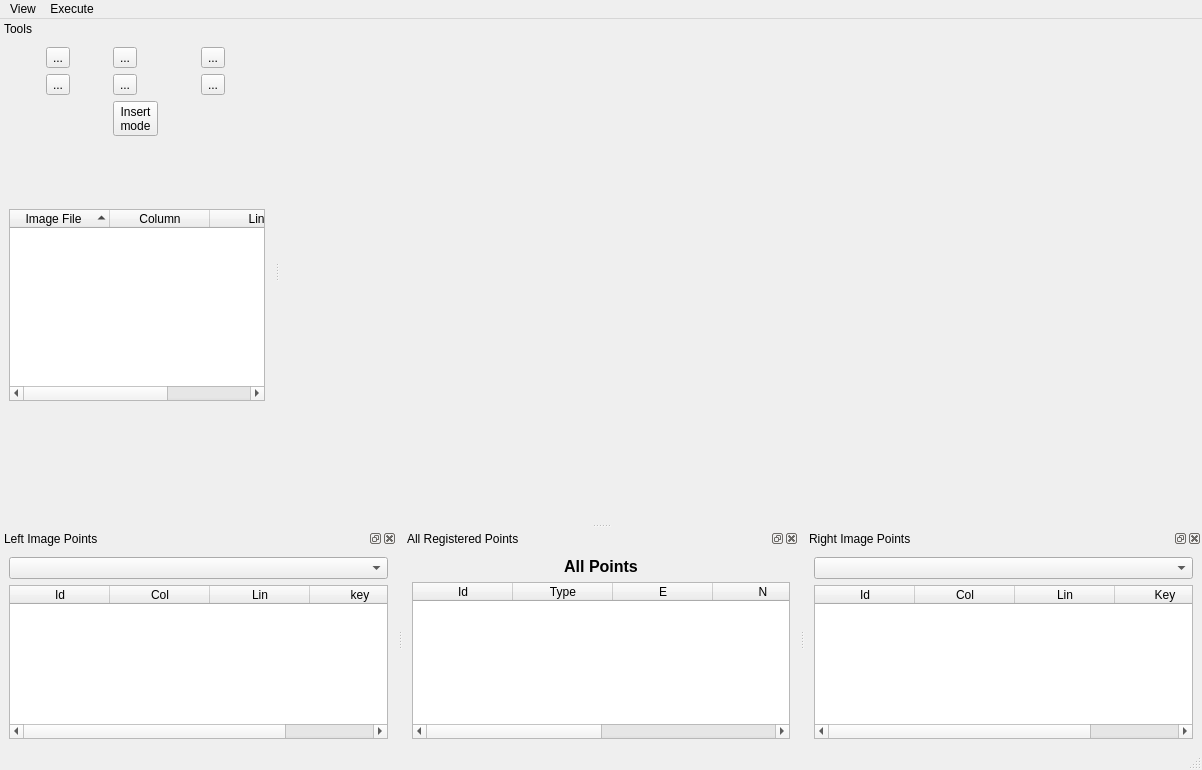
<?xml version="1.0" encoding="UTF-8"?>
<ui version="4.0">
 <class>PTMainWindow</class>
 <widget class="QMainWindow" name="PTMainWindow">
  <property name="geometry">
   <rect>
    <x>0</x>
    <y>0</y>
    <width>1202</width>
    <height>770</height>
   </rect>
  </property>
  <property name="windowTitle">
   <string>MainWindow</string>
  </property>
  <property name="autoFillBackground">
   <bool>true</bool>
  </property>
  <widget class="QWidget" name="centralwidget">
   <property name="maximumSize">
    <size>
     <width>16777215</width>
     <height>16777215</height>
    </size>
   </property>
   <layout class="QHBoxLayout" name="horizontalLayout">
    <item>
     <layout class="QVBoxLayout" name="viewerLayout"/>
    </item>
   </layout>
  </widget>
  <widget class="QMenuBar" name="menubar">
   <property name="geometry">
    <rect>
     <x>0</x>
     <y>0</y>
     <width>1202</width>
     <height>21</height>
    </rect>
   </property>
   <widget class="QMenu" name="menuView">
    <property name="title">
     <string>View</string>
    </property>
   </widget>
   <widget class="QMenu" name="menuExecute">
    <property name="title">
     <string>Execute</string>
    </property>
    <addaction name="actionCalculateFotoTri"/>
   </widget>
   <addaction name="menuView"/>
   <addaction name="menuExecute"/>
  </widget>
  <widget class="QStatusBar" name="statusBar"/>
  <widget class="QDockWidget" name="leftImageDock">
   <property name="features">
    <set>QDockWidget::AllDockWidgetFeatures</set>
   </property>
   <property name="allowedAreas">
    <set>Qt::BottomDockWidgetArea</set>
   </property>
   <property name="windowTitle">
    <string>Left Image Points</string>
   </property>
   <attribute name="dockWidgetArea">
    <number>8</number>
   </attribute>
   <widget class="QWidget" name="dockWidgetContents_7">
    <layout class="QVBoxLayout" name="verticalLayout">
     <item>
      <widget class="QComboBox" name="leftImageComboBox"/>
     </item>
     <item>
      <widget class="br::uerj::eng::efoto::ETableWidget" name="leftImageTableWidget">
       <property name="focusPolicy">
        <enum>Qt::StrongFocus</enum>
       </property>
       <property name="toolTip">
        <string comment="disambi" extracomment="comment">&lt;!DOCTYPE HTML PUBLIC &quot;-//W3C//DTD HTML 4.0//EN&quot; &quot;http://www.w3.org/TR/REC-html40/strict.dtd&quot;&gt;
&lt;html&gt;&lt;head&gt;&lt;meta name=&quot;qrichtext&quot; content=&quot;1&quot; /&gt;&lt;style type=&quot;text/css&quot;&gt;
p, li { white-space: pre-wrap; }
&lt;/style&gt;&lt;/head&gt;&lt;body style=&quot; font-family:'Sans'; font-size:10pt; font-weight:400; font-style:normal;&quot;&gt;
&lt;p style=&quot; margin-top:0px; margin-bottom:0px; margin-left:0px; margin-right:0px; -qt-block-indent:0; text-indent:0px;&quot;&gt;&lt;span style=&quot; color:#000000;&quot;&gt;Table with image's points&lt;/span&gt;&lt;/p&gt;&lt;/body&gt;&lt;/html&gt;</string>
       </property>
       <property name="editTriggers">
        <set>QAbstractItemView::NoEditTriggers</set>
       </property>
       <property name="showDropIndicator" stdset="0">
        <bool>false</bool>
       </property>
       <property name="dragDropOverwriteMode">
        <bool>false</bool>
       </property>
       <property name="sortingEnabled">
        <bool>true</bool>
       </property>
       <property name="rowCount">
        <number>0</number>
       </property>
       <property name="columnCount">
        <number>4</number>
       </property>
       <column>
        <property name="text">
         <string>Id</string>
        </property>
       </column>
       <column>
        <property name="text">
         <string>Col</string>
        </property>
       </column>
       <column>
        <property name="text">
         <string>Lin</string>
        </property>
       </column>
       <column>
        <property name="text">
         <string>key</string>
        </property>
       </column>
      </widget>
     </item>
    </layout>
   </widget>
  </widget>
  <widget class="QDockWidget" name="pointsDock">
   <property name="features">
    <set>QDockWidget::AllDockWidgetFeatures</set>
   </property>
   <property name="allowedAreas">
    <set>Qt::BottomDockWidgetArea</set>
   </property>
   <property name="windowTitle">
    <string>All Registered Points</string>
   </property>
   <attribute name="dockWidgetArea">
    <number>8</number>
   </attribute>
   <widget class="QWidget" name="dockWidgetContents_8">
    <layout class="QVBoxLayout" name="verticalLayout_2">
     <item>
      <widget class="QLabel" name="label_2">
       <property name="text">
        <string>&lt;!DOCTYPE HTML PUBLIC &quot;-//W3C//DTD HTML 4.0//EN&quot; &quot;http://www.w3.org/TR/REC-html40/strict.dtd&quot;&gt;
&lt;html&gt;&lt;head&gt;&lt;meta name=&quot;qrichtext&quot; content=&quot;1&quot; /&gt;&lt;style type=&quot;text/css&quot;&gt;
p, li { white-space: pre-wrap; }
&lt;/style&gt;&lt;/head&gt;&lt;body style=&quot; font-family:'MS Shell Dlg 2'; font-size:8.25pt; font-weight:400; font-style:normal;&quot;&gt;
&lt;p align=&quot;center&quot; style=&quot; margin-top:0px; margin-bottom:0px; margin-left:0px; margin-right:0px; -qt-block-indent:0; text-indent:0px;&quot;&gt;&lt;span style=&quot; font-size:12pt; font-weight:600;&quot;&gt;All Points&lt;/span&gt;&lt;/p&gt;&lt;/body&gt;&lt;/html&gt;</string>
       </property>
      </widget>
     </item>
     <item>
      <widget class="br::uerj::eng::efoto::ETableWidget" name="pointsTableWidget">
       <property name="toolTip">
        <string>&lt;!DOCTYPE HTML PUBLIC &quot;-//W3C//DTD HTML 4.0//EN&quot; &quot;http://www.w3.org/TR/REC-html40/strict.dtd&quot;&gt;
&lt;html&gt;&lt;head&gt;&lt;meta name=&quot;qrichtext&quot; content=&quot;1&quot; /&gt;&lt;style type=&quot;text/css&quot;&gt;
p, li { white-space: pre-wrap; }
&lt;/style&gt;&lt;/head&gt;&lt;body style=&quot; font-family:'Sans'; font-size:10pt; font-weight:400; font-style:normal;&quot;&gt;
&lt;p style=&quot; margin-top:0px; margin-bottom:0px; margin-left:0px; margin-right:0px; -qt-block-indent:0; text-indent:0px;&quot;&gt;&lt;span style=&quot; color:#000000;&quot;&gt;Table with all points&lt;/span&gt;&lt;/p&gt;&lt;/body&gt;&lt;/html&gt;</string>
       </property>
       <property name="sortingEnabled">
        <bool>true</bool>
       </property>
       <property name="rowCount">
        <number>0</number>
       </property>
       <property name="columnCount">
        <number>6</number>
       </property>
       <column>
        <property name="text">
         <string>Id</string>
        </property>
       </column>
       <column>
        <property name="text">
         <string>Type</string>
        </property>
       </column>
       <column>
        <property name="text">
         <string>E</string>
        </property>
       </column>
       <column>
        <property name="text">
         <string>N</string>
        </property>
       </column>
       <column>
        <property name="text">
         <string>H</string>
        </property>
       </column>
       <column>
        <property name="text">
         <string>keys</string>
        </property>
       </column>
      </widget>
     </item>
    </layout>
   </widget>
  </widget>
  <widget class="QDockWidget" name="rightImageDock">
   <property name="features">
    <set>QDockWidget::AllDockWidgetFeatures</set>
   </property>
   <property name="allowedAreas">
    <set>Qt::BottomDockWidgetArea</set>
   </property>
   <property name="windowTitle">
    <string>Right Image Points</string>
   </property>
   <attribute name="dockWidgetArea">
    <number>8</number>
   </attribute>
   <widget class="QWidget" name="dockWidgetContents_9">
    <layout class="QVBoxLayout" name="verticalLayout_3">
     <item>
      <widget class="QComboBox" name="rightImageComboBox"/>
     </item>
     <item>
      <widget class="br::uerj::eng::efoto::ETableWidget" name="rightImageTableWidget">
       <property name="toolTip">
        <string>&lt;!DOCTYPE HTML PUBLIC &quot;-//W3C//DTD HTML 4.0//EN&quot; &quot;http://www.w3.org/TR/REC-html40/strict.dtd&quot;&gt;
&lt;html&gt;&lt;head&gt;&lt;meta name=&quot;qrichtext&quot; content=&quot;1&quot; /&gt;&lt;style type=&quot;text/css&quot;&gt;
p, li { white-space: pre-wrap; }
&lt;/style&gt;&lt;/head&gt;&lt;body style=&quot; font-family:'Sans'; font-size:10pt; font-weight:400; font-style:normal;&quot;&gt;
&lt;p style=&quot; margin-top:0px; margin-bottom:0px; margin-left:0px; margin-right:0px; -qt-block-indent:0; text-indent:0px;&quot;&gt;&lt;span style=&quot; color:#000000;&quot;&gt;Table with image's points&lt;/span&gt;&lt;/p&gt;&lt;/body&gt;&lt;/html&gt;</string>
       </property>
       <property name="sortingEnabled">
        <bool>true</bool>
       </property>
       <property name="rowCount">
        <number>0</number>
       </property>
       <property name="columnCount">
        <number>4</number>
       </property>
       <column>
        <property name="text">
         <string>Id</string>
        </property>
       </column>
       <column>
        <property name="text">
         <string>Col</string>
        </property>
       </column>
       <column>
        <property name="text">
         <string>Lin</string>
        </property>
       </column>
       <column>
        <property name="text">
         <string>Key</string>
        </property>
       </column>
      </widget>
     </item>
    </layout>
   </widget>
  </widget>
  <widget class="QDockWidget" name="toolsDockWidget">
   <property name="sizePolicy">
    <sizepolicy hsizetype="Expanding" vsizetype="Preferred">
     <horstretch>0</horstretch>
     <verstretch>0</verstretch>
    </sizepolicy>
   </property>
   <property name="minimumSize">
    <size>
     <width>237</width>
     <height>504</height>
    </size>
   </property>
   <property name="maximumSize">
    <size>
     <width>500</width>
     <height>524287</height>
    </size>
   </property>
   <property name="baseSize">
    <size>
     <width>200</width>
     <height>300</height>
    </size>
   </property>
   <property name="features">
    <set>QDockWidget::DockWidgetMovable</set>
   </property>
   <property name="allowedAreas">
    <set>Qt::LeftDockWidgetArea|Qt::RightDockWidgetArea</set>
   </property>
   <property name="windowTitle">
    <string>Tools</string>
   </property>
   <attribute name="dockWidgetArea">
    <number>1</number>
   </attribute>
   <widget class="QWidget" name="dockWidgetContents_2">
    <layout class="QVBoxLayout" name="verticalLayout_5">
     <item>
      <layout class="QGridLayout" name="gridLayout">
       <property name="sizeConstraint">
        <enum>QLayout::SetFixedSize</enum>
       </property>
       <item row="0" column="0">
        <widget class="QToolButton" name="markToolButton">
         <property name="toolTip">
          <string>&lt;!DOCTYPE HTML PUBLIC &quot;-//W3C//DTD HTML 4.0//EN&quot; &quot;http://www.w3.org/TR/REC-html40/strict.dtd&quot;&gt;
&lt;html&gt;&lt;head&gt;&lt;meta name=&quot;qrichtext&quot; content=&quot;1&quot; /&gt;&lt;style type=&quot;text/css&quot;&gt;
p, li { white-space: pre-wrap; }
&lt;/style&gt;&lt;/head&gt;&lt;body style=&quot; font-family:'Sans'; font-size:10pt; font-weight:400; font-style:normal;&quot;&gt;
&lt;p style=&quot; margin-top:0px; margin-bottom:0px; margin-left:0px; margin-right:0px; -qt-block-indent:0; text-indent:0px;&quot;&gt;&lt;span style=&quot; color:#000000;&quot;&gt;Create a photogrammetric point in project&lt;/span&gt;&lt;/p&gt;&lt;/body&gt;&lt;/html&gt;</string>
         </property>
         <property name="text">
          <string>...</string>
         </property>
         <property name="icon">
          <iconset resource="../resource/resource.qrc">
           <normaloff>:/icon/mark.png</normaloff>:/icon/mark.png</iconset>
         </property>
         <property name="iconSize">
          <size>
           <width>32</width>
           <height>32</height>
          </size>
         </property>
        </widget>
       </item>
       <item row="2" column="1">
        <widget class="QToolButton" name="viewReportToolButton">
         <property name="text">
          <string>...</string>
         </property>
         <property name="icon">
          <iconset resource="../resource/resource.qrc">
           <normaloff>:/icon/table.png</normaloff>:/icon/table.png</iconset>
         </property>
         <property name="iconSize">
          <size>
           <width>32</width>
           <height>32</height>
          </size>
         </property>
        </widget>
       </item>
       <item row="2" column="0">
        <widget class="QToolButton" name="saveMarksButton">
         <property name="toolTip">
          <string>&lt;!DOCTYPE HTML PUBLIC &quot;-//W3C//DTD HTML 4.0//EN&quot; &quot;http://www.w3.org/TR/REC-html40/strict.dtd&quot;&gt;
&lt;html&gt;&lt;head&gt;&lt;meta name=&quot;qrichtext&quot; content=&quot;1&quot; /&gt;&lt;style type=&quot;text/css&quot;&gt;
p, li { white-space: pre-wrap; }
&lt;/style&gt;&lt;/head&gt;&lt;body style=&quot; font-family:'MS Shell Dlg 2'; font-size:8.25pt; font-weight:400; font-style:normal;&quot;&gt;
&lt;p style=&quot; margin-top:0px; margin-bottom:0px; margin-left:0px; margin-right:0px; -qt-block-indent:0; text-indent:0px;&quot;&gt;&lt;span style=&quot; color:#000000;&quot;&gt;Save only marks&lt;/span&gt;&lt;/p&gt;&lt;/body&gt;&lt;/html&gt;</string>
         </property>
         <property name="text">
          <string>...</string>
         </property>
         <property name="icon">
          <iconset resource="../resource/resource.qrc">
           <normaloff>:/icon/filesave</normaloff>:/icon/filesave</iconset>
         </property>
         <property name="iconSize">
          <size>
           <width>32</width>
           <height>32</height>
          </size>
         </property>
        </widget>
       </item>
       <item row="2" column="2">
        <widget class="QToolButton" name="exportToKmlButton">
         <property name="toolTip">
          <string>&lt;!DOCTYPE HTML PUBLIC &quot;-//W3C//DTD HTML 4.0//EN&quot; &quot;http://www.w3.org/TR/REC-html40/strict.dtd&quot;&gt;
&lt;html&gt;&lt;head&gt;&lt;meta name=&quot;qrichtext&quot; content=&quot;1&quot; /&gt;&lt;style type=&quot;text/css&quot;&gt;
p, li { white-space: pre-wrap; }
&lt;/style&gt;&lt;/head&gt;&lt;body style=&quot; font-family:'MS Shell Dlg 2'; font-size:8.25pt; font-weight:400; font-style:normal;&quot;&gt;
&lt;p style=&quot; margin-top:0px; margin-bottom:0px; margin-left:0px; margin-right:0px; -qt-block-indent:0; text-indent:0px;&quot;&gt;&lt;span style=&quot; font-size:8pt; font-weight:600; color:#000000;&quot;&gt;Make a google Earthfile with marks and images limits&lt;/span&gt;&lt;/p&gt;&lt;/body&gt;&lt;/html&gt;</string>
         </property>
         <property name="text">
          <string>...</string>
         </property>
         <property name="icon">
          <iconset resource="../resource/resource.qrc">
           <normaloff>:/icon/google_earth_icon.png</normaloff>:/icon/google_earth_icon.png</iconset>
         </property>
         <property name="iconSize">
          <size>
           <width>32</width>
           <height>32</height>
          </size>
         </property>
        </widget>
       </item>
       <item row="3" column="1">
        <widget class="QToolButton" name="insertPointInButton">
         <property name="toolTip">
          <string>&lt;!DOCTYPE HTML PUBLIC &quot;-//W3C//DTD HTML 4.0//EN&quot; &quot;http://www.w3.org/TR/REC-html40/strict.dtd&quot;&gt;
&lt;html&gt;&lt;head&gt;&lt;meta name=&quot;qrichtext&quot; content=&quot;1&quot; /&gt;&lt;style type=&quot;text/css&quot;&gt;
p, li { white-space: pre-wrap; }
&lt;/style&gt;&lt;/head&gt;&lt;body style=&quot; font-family:'Sans'; font-size:10pt; font-weight:400; font-style:normal;&quot;&gt;
&lt;p style=&quot; margin-top:0px; margin-bottom:0px; margin-left:0px; margin-right:0px; -qt-block-indent:0; text-indent:0px;&quot;&gt;&lt;span style=&quot; color:#000000;&quot;&gt;Change to insertion mode to ON or OFF&lt;/span&gt;&lt;/p&gt;&lt;/body&gt;&lt;/html&gt;</string>
         </property>
         <property name="statusTip">
          <string/>
         </property>
         <property name="text">
          <string>Insert
mode</string>
         </property>
         <property name="checkable">
          <bool>true</bool>
         </property>
         <property name="popupMode">
          <enum>QToolButton::InstantPopup</enum>
         </property>
         <property name="toolButtonStyle">
          <enum>Qt::ToolButtonTextOnly</enum>
         </property>
         <property name="autoRaise">
          <bool>false</bool>
         </property>
         <property name="arrowType">
          <enum>Qt::LeftArrow</enum>
         </property>
        </widget>
       </item>
       <item row="0" column="1">
        <widget class="QToolButton" name="flightDirectionToolButton">
         <property name="text">
          <string>...</string>
         </property>
         <property name="icon">
          <iconset resource="../resource/resource.qrc">
           <normaloff>:/icon/fd.png</normaloff>:/icon/fd.png</iconset>
         </property>
         <property name="iconSize">
          <size>
           <width>32</width>
           <height>32</height>
          </size>
         </property>
        </widget>
       </item>
       <item row="0" column="2">
        <widget class="QToolButton" name="calculateFotoTriToolButton">
         <property name="text">
          <string>...</string>
         </property>
         <property name="icon">
          <iconset resource="../resource/resource.qrc">
           <normaloff>:/icon/exterior.png</normaloff>:/icon/exterior.png</iconset>
         </property>
         <property name="iconSize">
          <size>
           <width>32</width>
           <height>32</height>
          </size>
         </property>
        </widget>
       </item>
      </layout>
     </item>
     <item>
      <spacer name="verticalSpacer_2">
       <property name="orientation">
        <enum>Qt::Vertical</enum>
       </property>
       <property name="sizeType">
        <enum>QSizePolicy::Fixed</enum>
       </property>
       <property name="sizeHint" stdset="0">
        <size>
         <width>20</width>
         <height>44</height>
        </size>
       </property>
      </spacer>
     </item>
     <item>
      <layout class="QVBoxLayout" name="verticalLayout_4">
       <item>
        <widget class="QLabel" name="pointIdLabel">
         <property name="sizePolicy">
          <sizepolicy hsizetype="Preferred" vsizetype="Fixed">
           <horstretch>0</horstretch>
           <verstretch>0</verstretch>
          </sizepolicy>
         </property>
         <property name="minimumSize">
          <size>
           <width>0</width>
           <height>17</height>
          </size>
         </property>
         <property name="maximumSize">
          <size>
           <width>16777215</width>
           <height>17</height>
          </size>
         </property>
         <property name="text">
          <string/>
         </property>
         <property name="alignment">
          <set>Qt::AlignCenter</set>
         </property>
        </widget>
       </item>
       <item>
        <widget class="QTreeWidget" name="imagesPointTreeWidget">
         <property name="sizePolicy">
          <sizepolicy hsizetype="Expanding" vsizetype="MinimumExpanding">
           <horstretch>0</horstretch>
           <verstretch>0</verstretch>
          </sizepolicy>
         </property>
         <property name="maximumSize">
          <size>
           <width>16777215</width>
           <height>300</height>
          </size>
         </property>
         <property name="autoScroll">
          <bool>true</bool>
         </property>
         <property name="editTriggers">
          <set>QAbstractItemView::NoEditTriggers</set>
         </property>
         <property name="showDropIndicator" stdset="0">
          <bool>false</bool>
         </property>
         <property name="dragDropMode">
          <enum>QAbstractItemView::NoDragDrop</enum>
         </property>
         <property name="alternatingRowColors">
          <bool>true</bool>
         </property>
         <property name="selectionMode">
          <enum>QAbstractItemView::SingleSelection</enum>
         </property>
         <property name="indentation">
          <number>0</number>
         </property>
         <property name="rootIsDecorated">
          <bool>true</bool>
         </property>
         <property name="uniformRowHeights">
          <bool>true</bool>
         </property>
         <property name="itemsExpandable">
          <bool>true</bool>
         </property>
         <property name="sortingEnabled">
          <bool>true</bool>
         </property>
         <property name="animated">
          <bool>true</bool>
         </property>
         <property name="wordWrap">
          <bool>true</bool>
         </property>
         <property name="columnCount">
          <number>4</number>
         </property>
         <attribute name="headerShowSortIndicator" stdset="0">
          <bool>true</bool>
         </attribute>
         <attribute name="headerStretchLastSection">
          <bool>true</bool>
         </attribute>
         <column>
          <property name="text">
           <string>Image File</string>
          </property>
          <property name="textAlignment">
           <set>AlignHCenter|AlignVCenter|AlignCenter</set>
          </property>
         </column>
         <column>
          <property name="text">
           <string notr="true">Column</string>
          </property>
          <property name="textAlignment">
           <set>AlignHCenter|AlignVCenter|AlignCenter</set>
          </property>
         </column>
         <column>
          <property name="text">
           <string notr="true">Line</string>
          </property>
          <property name="textAlignment">
           <set>AlignHCenter|AlignVCenter|AlignCenter</set>
          </property>
         </column>
         <column>
          <property name="text">
           <string notr="true">Image Key</string>
          </property>
          <property name="textAlignment">
           <set>AlignHCenter|AlignVCenter|AlignCenter</set>
          </property>
         </column>
        </widget>
       </item>
      </layout>
     </item>
     <item>
      <spacer name="verticalSpacer">
       <property name="orientation">
        <enum>Qt::Vertical</enum>
       </property>
       <property name="sizeType">
        <enum>QSizePolicy::Expanding</enum>
       </property>
       <property name="sizeHint" stdset="0">
        <size>
         <width>20</width>
         <height>40</height>
        </size>
       </property>
      </spacer>
     </item>
    </layout>
   </widget>
  </widget>
  <action name="actionSet_Mark">
   <property name="checkable">
    <bool>true</bool>
   </property>
   <property name="icon">
    <iconset resource="../resource/resource.qrc">
     <normaloff>:/icon/mark.png</normaloff>:/icon/mark.png</iconset>
   </property>
   <property name="text">
    <string>actionSet_Mark</string>
   </property>
   <property name="toolTip">
    <string>&lt;!DOCTYPE HTML PUBLIC &quot;-//W3C//DTD HTML 4.0//EN&quot; &quot;http://www.w3.org/TR/REC-html40/strict.dtd&quot;&gt;
&lt;html&gt;&lt;head&gt;&lt;meta name=&quot;qrichtext&quot; content=&quot;1&quot; /&gt;&lt;style type=&quot;text/css&quot;&gt;
p, li { white-space: pre-wrap; }
&lt;/style&gt;&lt;/head&gt;&lt;body style=&quot; font-family:'Sans'; font-size:10pt; font-weight:400; font-style:normal;&quot;&gt;
&lt;p style=&quot; margin-top:0px; margin-bottom:0px; margin-left:0px; margin-right:0px; -qt-block-indent:0; text-indent:0px;&quot;&gt;&lt;span style=&quot; color:#000000;&quot;&gt;Mark point in image&lt;/span&gt;&lt;/p&gt;&lt;/body&gt;&lt;/html&gt;</string>
   </property>
   <property name="iconVisibleInMenu">
    <bool>false</bool>
   </property>
   <property name="priority">
    <enum>QAction::LowPriority</enum>
   </property>
  </action>
  <action name="actionMove">
   <property name="checkable">
    <bool>true</bool>
   </property>
   <property name="icon">
    <iconset resource="../resource/resource.qrc">
     <normaloff>:/icon/move.png</normaloff>:/icon/move.png</iconset>
   </property>
   <property name="text">
    <string>move</string>
   </property>
   <property name="toolTip">
    <string>&lt;!DOCTYPE HTML PUBLIC &quot;-//W3C//DTD HTML 4.0//EN&quot; &quot;http://www.w3.org/TR/REC-html40/strict.dtd&quot;&gt;
&lt;html&gt;&lt;head&gt;&lt;meta name=&quot;qrichtext&quot; content=&quot;1&quot; /&gt;&lt;style type=&quot;text/css&quot;&gt;
p, li { white-space: pre-wrap; }
&lt;/style&gt;&lt;/head&gt;&lt;body style=&quot; font-family:'Sans'; font-size:10pt; font-weight:400; font-style:normal;&quot;&gt;
&lt;p style=&quot; margin-top:0px; margin-bottom:0px; margin-left:0px; margin-right:0px; -qt-block-indent:0; text-indent:0px;&quot;&gt;&lt;span style=&quot; color:#000000;&quot;&gt;Move a image&lt;/span&gt;&lt;/p&gt;&lt;/body&gt;&lt;/html&gt;</string>
   </property>
  </action>
  <action name="actionZoom">
   <property name="checkable">
    <bool>true</bool>
   </property>
   <property name="icon">
    <iconset resource="../resource/resource.qrc">
     <normaloff>:/icon/find.png</normaloff>:/icon/find.png</iconset>
   </property>
   <property name="text">
    <string>zoom</string>
   </property>
   <property name="toolTip">
    <string>&lt;!DOCTYPE HTML PUBLIC &quot;-//W3C//DTD HTML 4.0//EN&quot; &quot;http://www.w3.org/TR/REC-html40/strict.dtd&quot;&gt;
&lt;html&gt;&lt;head&gt;&lt;meta name=&quot;qrichtext&quot; content=&quot;1&quot; /&gt;&lt;style type=&quot;text/css&quot;&gt;
p, li { white-space: pre-wrap; }
&lt;/style&gt;&lt;/head&gt;&lt;body style=&quot; font-family:'Sans'; font-size:10pt; font-weight:400; font-style:normal;&quot;&gt;
&lt;p style=&quot; margin-top:0px; margin-bottom:0px; margin-left:0px; margin-right:0px; -qt-block-indent:0; text-indent:0px;&quot;&gt;&lt;span style=&quot; color:#000000;&quot;&gt;Zoom in image&lt;/span&gt;&lt;/p&gt;&lt;/body&gt;&lt;/html&gt;</string>
   </property>
  </action>
  <action name="actionFit_View">
   <property name="icon">
    <iconset resource="../resource/resource.qrc">
     <normaloff>:/icon/fit.png</normaloff>:/icon/fit.png</iconset>
   </property>
   <property name="text">
    <string>fit</string>
   </property>
   <property name="toolTip">
    <string>&lt;!DOCTYPE HTML PUBLIC &quot;-//W3C//DTD HTML 4.0//EN&quot; &quot;http://www.w3.org/TR/REC-html40/strict.dtd&quot;&gt;
&lt;html&gt;&lt;head&gt;&lt;meta name=&quot;qrichtext&quot; content=&quot;1&quot; /&gt;&lt;style type=&quot;text/css&quot;&gt;
p, li { white-space: pre-wrap; }
&lt;/style&gt;&lt;/head&gt;&lt;body style=&quot; font-family:'Sans'; font-size:10pt; font-weight:400; font-style:normal;&quot;&gt;
&lt;p style=&quot; margin-top:0px; margin-bottom:0px; margin-left:0px; margin-right:0px; -qt-block-indent:0; text-indent:0px;&quot;&gt;&lt;span style=&quot; color:#000000;&quot;&gt;Fit image in all possible area&lt;/span&gt;&lt;/p&gt;&lt;/body&gt;&lt;/html&gt;</string>
   </property>
  </action>
  <action name="actionFoto_Tri">
   <property name="icon">
    <iconset resource="../resource/resource.qrc">
     <normaloff>:/icon/exterior.png</normaloff>:/icon/exterior.png</iconset>
   </property>
   <property name="text">
    <string>fotoTri</string>
   </property>
   <property name="toolTip">
    <string>&lt;!DOCTYPE HTML PUBLIC &quot;-//W3C//DTD HTML 4.0//EN&quot; &quot;http://www.w3.org/TR/REC-html40/strict.dtd&quot;&gt;
&lt;html&gt;&lt;head&gt;&lt;meta name=&quot;qrichtext&quot; content=&quot;1&quot; /&gt;&lt;style type=&quot;text/css&quot;&gt;
p, li { white-space: pre-wrap; }
&lt;/style&gt;&lt;/head&gt;&lt;body style=&quot; font-family:'Sans'; font-size:10pt; font-weight:400; font-style:normal;&quot;&gt;
&lt;p style=&quot; margin-top:0px; margin-bottom:0px; margin-left:0px; margin-right:0px; -qt-block-indent:0; text-indent:0px;&quot;&gt;&lt;span style=&quot; color:#000000;&quot;&gt;Run PhotoTriangulation&lt;/span&gt;&lt;/p&gt;&lt;/body&gt;&lt;/html&gt;</string>
   </property>
  </action>
  <action name="actionView_Report">
   <property name="icon">
    <iconset resource="../resource/resource.qrc">
     <normaloff>:/icon/table.png</normaloff>:/icon/table.png</iconset>
   </property>
   <property name="text">
    <string>viewReport</string>
   </property>
   <property name="toolTip">
    <string>&lt;!DOCTYPE HTML PUBLIC &quot;-//W3C//DTD HTML 4.0//EN&quot; &quot;http://www.w3.org/TR/REC-html40/strict.dtd&quot;&gt;
&lt;html&gt;&lt;head&gt;&lt;meta name=&quot;qrichtext&quot; content=&quot;1&quot; /&gt;&lt;style type=&quot;text/css&quot;&gt;
p, li { white-space: pre-wrap; }
&lt;/style&gt;&lt;/head&gt;&lt;body style=&quot; font-family:'Sans'; font-size:10pt; font-weight:400; font-style:normal;&quot;&gt;
&lt;p style=&quot; margin-top:0px; margin-bottom:0px; margin-left:0px; margin-right:0px; -qt-block-indent:0; text-indent:0px;&quot;&gt;&lt;span style=&quot; color:#000000;&quot;&gt;See the results/report&lt;/span&gt;&lt;/p&gt;&lt;/body&gt;&lt;/html&gt;</string>
   </property>
  </action>
  <action name="actionFlightDirection">
   <property name="checkable">
    <bool>true</bool>
   </property>
   <property name="icon">
    <iconset resource="../resource/resource.qrc">
     <normaloff>:/icon/fd.png</normaloff>:/icon/fd.png</iconset>
   </property>
   <property name="text">
    <string>flightdirection</string>
   </property>
   <property name="toolTip">
    <string>&lt;!DOCTYPE HTML PUBLIC &quot;-//W3C//DTD HTML 4.0//EN&quot; &quot;http://www.w3.org/TR/REC-html40/strict.dtd&quot;&gt;
&lt;html&gt;&lt;head&gt;&lt;meta name=&quot;qrichtext&quot; content=&quot;1&quot; /&gt;&lt;style type=&quot;text/css&quot;&gt;
p, li { white-space: pre-wrap; }
&lt;/style&gt;&lt;/head&gt;&lt;body style=&quot; font-family:'Sans'; font-size:10pt; font-weight:400; font-style:normal;&quot;&gt;
&lt;p style=&quot; margin-top:0px; margin-bottom:0px; margin-left:0px; margin-right:0px; -qt-block-indent:0; text-indent:0px;&quot;&gt;&lt;span style=&quot; color:#000000;&quot;&gt;Indicates flight's direction&lt;/span&gt;&lt;/p&gt;&lt;/body&gt;&lt;/html&gt;</string>
   </property>
  </action>
  <action name="actionCalculateFotoTri">
   <property name="text">
    <string>Calculate</string>
   </property>
   <property name="toolTip">
    <string>Calculate PhotoTriangulation</string>
   </property>
   <property name="shortcut">
    <string>Alt+F</string>
   </property>
  </action>
 </widget>
 <customwidgets>
  <customwidget>
   <class>br::uerj::eng::efoto::ETableWidget</class>
   <extends>QTableWidget</extends>
   <header>ETableWidget.h</header>
  </customwidget>
 </customwidgets>
 <resources>
  <include location="../resource/resource.qrc"/>
 </resources>
 <connections/>
</ui>
